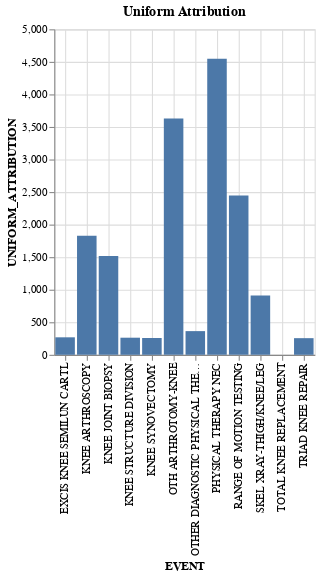

Write notebook code for a chart like this one.
### Markdown cell above
<p style = 'font-size:16px;font-family:Arial'>The above output shows the total of each type of event for LAST CLICK ATTRIBUTION i.e. the last event before TOTAL KNEE REPLACEMENT. The event <b>KNEE JOINT BIOPSY </b> was the last event in maximum number of cases followed by KNEE ARTHROSCOPY.</p>

### Code cell
%chart EVENT, UNIFORM_ATTRIBUTION, title="Uniform Attribution", width = 600

### Figure 1 — Vega-Lite specification as saved in the notebook (floating-point values rounded to 4 significant figures)
{"$schema": "https://vega.github.io/schema/vega-lite/v3.json", "data": {"format": {"type": "csv"}, "values": "\"EVENT\",\"FIRST_CLICK_ATTRIBUTION\",\"LAST_CLICK_ATTRIBUTION\",\"UNIFORM_ATTRIBUTION\",\"EXPONENTIAL_ATTRIBUTION\"\n\"KNEE JOINT BIOPSY\",\"134\",\"6853\",\"1518.120133091847\",\"3667.8067681261573\"\n\"KNEE ARTHROSCOPY\",\"126\",\"5261\",\"1828.367607018838\",\"3619.298329857851\"\n\"OTHER DIAGNOSTIC PHYSICAL THERAPY PROCEDURE\",\"0\",\"1938\",\"363.6629836666627\",\"997.490914908621\"\n\"OTH ARTHROTOMY-KNEE\",\"133\",\"567\",\"3628.1780402992295\",\"3627.9258138229907\"\n\"PHYSICAL THERAPY NEC\",\"114\",\"277\",\"4546.251630984557\",\"2329.1769794030342\"\n\"SKEL XRAY-THIGH/KNEE/LEG\",\"3563\",\"249\",\"910.8024095958972\",\"378.1904631362621\"\n\"TRIAD KNEE REPAIR\",\"121\",\"245\",\"255.50543839115983\",\"268.47105163169584\"\n\"EXCIS KNEE SEMILUN CARTL\",\"145\",\"237\",\"268.4785925632691\",\"268.1174691916921\"\n\"KNEE SYNOVECTOMY\",\"108\",\"231\",\"258.4355625755409\",\"267.4573001704249\"\n\"KNEE STRUCTURE DIVISION\",\"120\",\"215\",\"262.51587664142005\",\"254.95417873057917\"\n\"RANGE OF MOTION TESTING\",\"11723\",\"214\",\"2446.6817251719767\",\"608.1107310205732\"\n\"TOTAL KNEE REPLACEMENT\",\"\",\"\",\"\",\"\"\n"}, "encoding": {"x": {"axis": {"grid": true, "title": "EVENT"}, "field": "EVENT", "type": "nominal"}, "y": {"axis": {"grid": true, "title": "UNIFORM_ATTRIBUTION"}, "field": "UNIFORM_ATTRIBUTION", "type": "quantitative"}}, "mark": {"color": "#4C78A8", "type": "bar"}, "title": "Uniform Attribution", "width": "600"}
